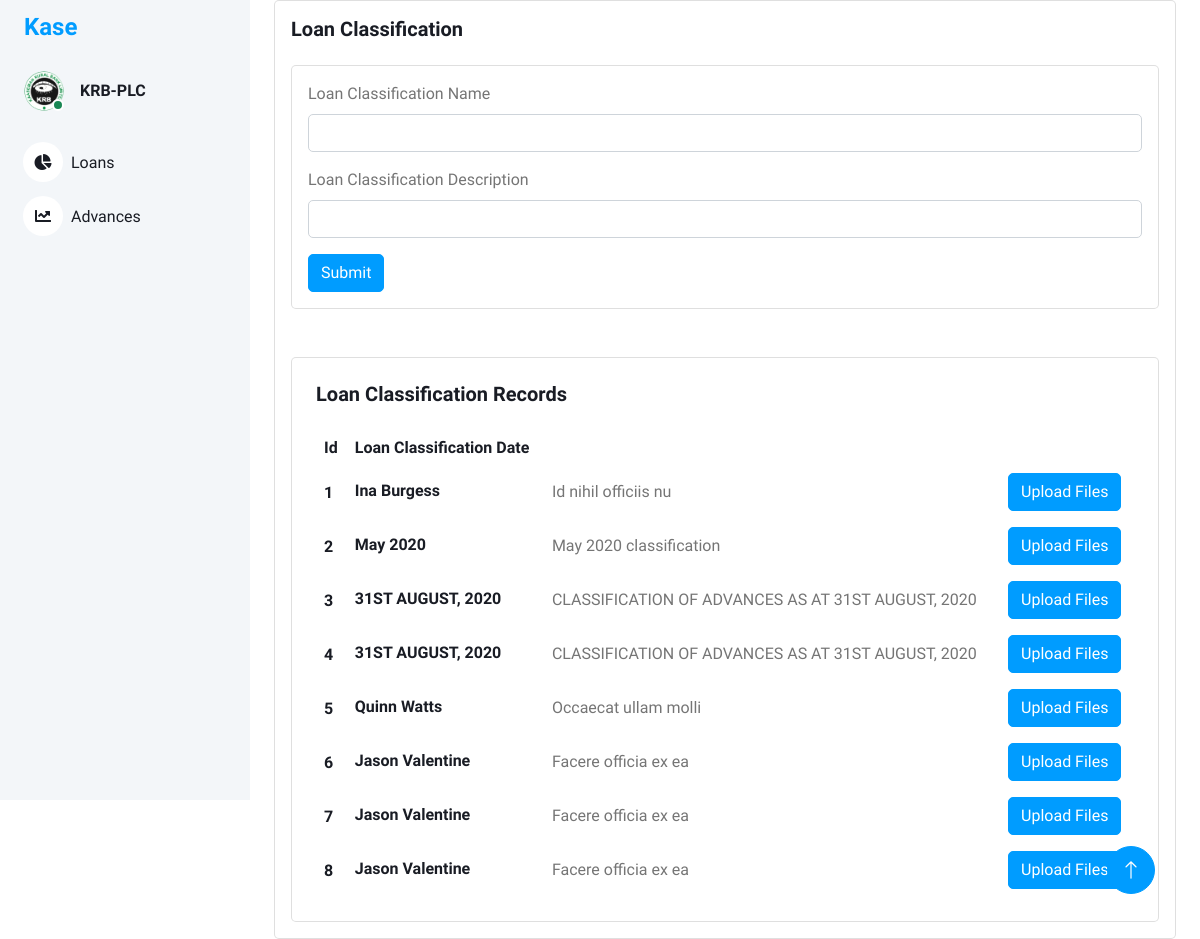
The page / on the database its author committed.
### models/loan_classification.py (models this page shows, shortened)
class LoanClassification(db.Model):
    id = db.Column(db.Integer, primary_key=True)
    loan_classification_name = db.Column(db.String(100), nullable=False)
    loan_classification_desc = db.Column(db.String(100), nullable=True)

### views/main_views.py (the view)
@bp.route('/')
def index():
    loan_classifications = LoanClassification.query.all()  # Retrieve all loan classifications from the database
    serialized_loan_classifications = []
    for classification in loan_classifications:
        serialized_loan_classifications.append({
            'id': classification.id,
            'loan_classification_name': classification.loan_classification_name,
            'loan_classification_desc': classification.loan_classification_desc,
        })
    return render_template('index.html',loan_classes=serialized_loan_classifications)

### templates/index.html (shortened to what this page needs)
<!DOCTYPE html>
<html lang="en">
<head>
    <link href="https://cdnjs.cloudflare.com/ajax/libs/font-awesome/5.10.0/css/all.min.css" rel="stylesheet">
    <link href="https://cdn.jsdelivr.net/npm/bootstrap-icons@1.4.1/font/bootstrap-icons.css" rel="stylesheet">
    <link href="{{ url_for('static', filename='lib/owlcarousel/assets/owl.carousel.min.css') }}" rel="stylesheet">
    <link href="{{ url_for('static', filename='lib/tempusdominus/css/tempusdominus-bootstrap-4.min.css') }}"
        rel="stylesheet" />
    <link href="{{ url_for('static',filename='css/bootstrap.min.css') }}" rel="stylesheet">
    <link href="{{ url_for('static', filename='css/style.css') }}" rel="stylesheet">
</head>
<body>
    <div class="container-xxl position-relative bg-white d-flex p-0">
        <div class="sidebar pe-4 pb-3">
            <nav class="navbar bg-light navbar-light">
                <a href="{{ url_for('main.index') }}" class="navbar-brand mx-4 mb-3">
                    <h4 class="text-primary">Kase</h4>
                </a>
                <div class="d-flex align-items-center ms-4 mb-4">
                    <div class="position-relative">
                        <img class="rounded-circle" src="{{ url_for('static',filename='img/krblogoBig.png') }}" alt=""
                            style="width: 40px; height: 40px;">
                        <div
                            class="bg-success rounded-circle border border-2 border-white position-absolute end-0 bottom-0 p-1">
                        </div>
                    </div>
                    <div class="ms-3">
                        <h6 class="mb-0">KRB-PLC</h6>
                    </div>
                </div>
                <div class="navbar-nav w-100">
                    <a href="{{ url_for('main.index') }}" class="nav-item nav-link"><i
                            class="fa fa-chart-pie me-2"></i>Loans
                    </a>
                    <a href="{{ url_for('returns.returns') }}" class="nav-item nav-link"><i
                            class="fa fa-chart-line me-2"></i>Advances</a>
                </div>
            </nav>
        </div>
        <div class="content">
            <div class="container-fluid">
                <div class="container-fluid">
                    <div class="card">
                        <div class="card-body">
                            <h5 class="card-title fw-semibold mb-4">Loan Classification</h5>
                            <div class="card">
                                <div class="card-body">
                                    <form method="post" action="{{ url_for('loan_classification.create_loan_classification') }}">
                                        <div class="mb-3">
                                            <label for="loanClassName" class="form-label">Loan Classification
                                                Name</label>
                                            <input type="text" class="form-control" name="loanClassName" id="loanClassName"
                                                aria-describedby="loanClassNameHelp">
                                        </div>
                                        <div class="mb-3">
                                            <label for="loanClassDesc"  class="form-label">Loan Classification
                                                Description</label>
                                            <input type="text" class="form-control" name="loanClassDesc" id="loanClassDesc">
                                        </div>
                                        <button type="submit" class="btn btn-primary">Submit</button>
                                    </form>
                                </div>
                            </div>
                            <br>
                            <br>
                            <div class="card w-100">
                                <div class="card-body p-4">
                                    <h5 class="card-title fw-semibold mb-4">Loan Classification Records </h5>
                                    <div class="table-responsive">
                                        <table class="table text-nowrap mb-0 align-middle">
                                            <thead class="text-dark fs-4">
                                                <tr>
                                                    <th class="border-bottom-0">
                                                        <h6 class="fw-semibold mb-0">Id</h6>
                                                    </th>
                                                    <th class="border-bottom-0">
                                                        <h6 class="fw-semibold mb-0">Loan Classification Date</h6>
                                                    </th>
                                                    <th class="border-bottom-0">
                                                    </th>
                                                </tr>
                                            </thead>
                                            <tbody>
                                                {% for classification in loan_classes %}
                                                <tr>
                                                    <td class="border-bottom-0">
                                                        <h6 class="fw-semibold mb-0">{{ classification.id }}</h6>
                                                    </td>
                                                    <td class="border-bottom-0">
                                                        <h6 class="fw-semibold mb-1">{{ classification.loan_classification_name }}</h6>
                                                    </td>
                                                    <td class="border-bottom-0">
                                                        <p class="mb-0 fw-normal">{{ classification.loan_classification_desc }}</p>
                                                    </td>
                                                    <td class="border-bottom-0">
                                                        <a href="{{ url_for('loan_classification.loan_classification_uploads') }}" class="btn btn-primary">Upload Files</a>
                                                    </td>
                                                </tr>
                                                {% endfor %}
                                            </tbody>
                                        </table>
                                    </div>
                                </div>
                            </div>
                        </div>
                    </div>
                </div>
            </div>
            <a href="#" class="btn btn-lg btn-primary btn-lg-square back-to-top"><i class="bi bi-arrow-up"></i></a>
        </div>
    </div>
</body>
</html>

### static/css/style.css (style rules this page uses)
:root { --primary: #009CFF; --light: #F3F6F9; --dark: #191C24; }
.back-to-top { position: fixed; display: none; right: 45px; bottom: 45px; z-index: 99; }
.btn { transition: .5s; }
.btn.btn-primary { color: #FFFFFF; }
.btn-lg-square { width: 48px; height: 48px; }
.btn-square, .btn-sm-square, .btn-lg-square { padding: 0; display: inline-flex; align-items: center; justify-content: center; font-weight: normal; border-radius: 50px; }
.sidebar { position: fixed; top: 0; left: 0; bottom: 0; width: 250px; height: 100vh; overflow-y: auto; background: var(--light); transition: 0.5s; z-index: 999; }
.content { margin-left: 250px; min-height: 100vh; background: #FFFFFF; transition: 0.5s; }
@media (min-width: 992px) { .sidebar { margin-left: 0; } }
@media (min-width: 992px) { .content { width: calc(100% - 250px); } }
.sidebar .navbar .navbar-nav .nav-link { padding: 7px 20px; color: var(--dark); font-weight: 500; border-left: 3px solid var(--light); border-radius: 0 30px 30px 0; outline: none; }
.sidebar .navbar .navbar-nav .nav-link i { width: 40px; height: 40px; display: inline-flex; align-items: center; justify-content: center; background: #FFFFFF; border-radius: 40px; }

### rows shown on the page
LoanClassification: id "1", loan_classification_name "Ina Burgess", loan_classification_desc "Id nihil officiis nu"
LoanClassification: id "2", loan_classification_name "May 2020", loan_classification_desc "May 2020 classification"
LoanClassification: id "3", loan_classification_name "31ST AUGUST, 2020", loan_classification_desc "CLASSIFICATION OF ADVANCES AS AT 31ST AUGUST, 2020"
LoanClassification: id "4", loan_classification_name "31ST AUGUST, 2020", loan_classification_desc "CLASSIFICATION OF ADVANCES AS AT 31ST AUGUST, 2020"
LoanClassification: id "5", loan_classification_name "Quinn Watts", loan_classification_desc "Occaecat ullam molli"
LoanClassification: id "6", loan_classification_name "Jason Valentine", loan_classification_desc "Facere officia ex ea"
LoanClassification: id "7", loan_classification_name "Jason Valentine", loan_classification_desc "Facere officia ex ea"
LoanClassification: id "8", loan_classification_name "Jason Valentine", loan_classification_desc "Facere officia ex ea"
